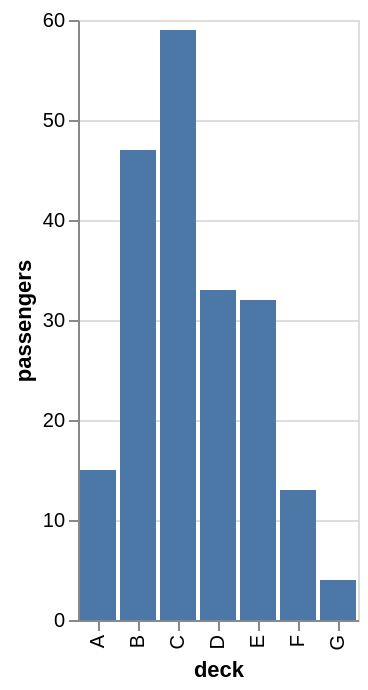

Notebook source saved alongside this figure:
### Code cell
alt.Chart(df).mark_bar().encode(
 x = 'deck',
 y = 'passengers'
)

### Figure 1 — Vega-Lite specification as saved in the notebook (floating-point values rounded to 4 significant figures)
{"config": {"view": {"continuousWidth": 300, "continuousHeight": 300}}, "data": {"name": "data-bad779b84f38faf0a8e933774b5a569e"}, "mark": {"type": "bar"}, "encoding": {"x": {"field": "deck", "type": "nominal"}, "y": {"field": "passengers", "type": "quantitative"}}, "$schema": "https://vega.github.io/schema/vega-lite/v5.20.1.json", "datasets": {"data-bad779b84f38faf0a8e933774b5a569e": [{"deck": "A", "passengers": 15}, {"deck": "B", "passengers": 47}, {"deck": "C", "passengers": 59}, {"deck": "D", "passengers": 33}, {"deck": "E", "passengers": 32}, {"deck": "F", "passengers": 13}, {"deck": "G", "passengers": 4}]}}
